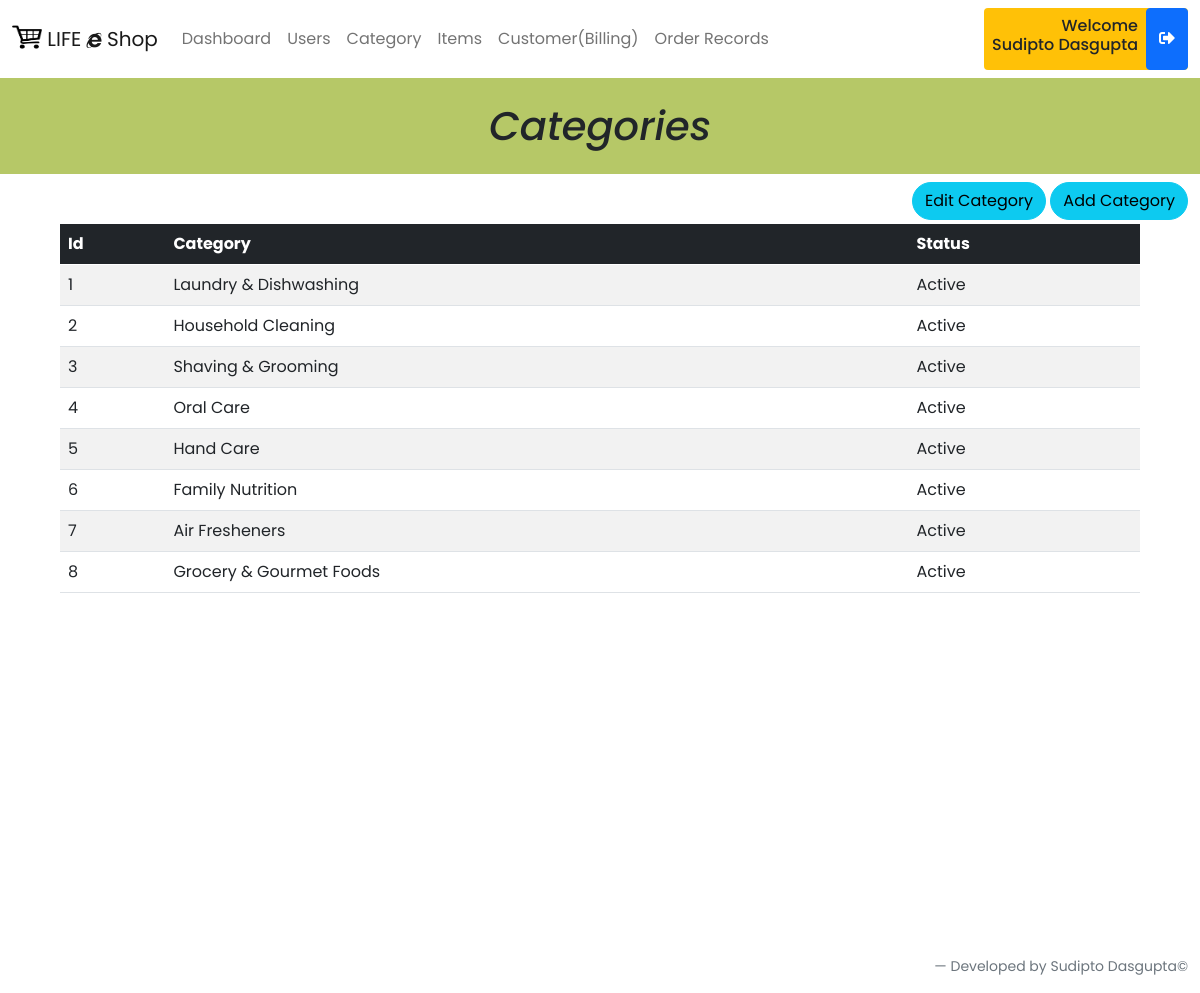
Screenshot of /lib/category (signed in) with the database file from the repository.
### tables this page shows
CREATE TABLE `category` (
  `id` int(11) NOT NULL,
  `name` varchar(255) NOT NULL,
  `status` int(11) NOT NULL
);

### lib/category/index.php (the view, shortened to what this page needs)
<?php
require_once "management_panel.php";
?>
<!DOCTYPE html>
<head>
</head>
<body>
    <h1 class="text-center p-4" style="background-color:#B6C867"><i>Categories</i></h1>
    <div class="container-fluid">
        <div class="text-end mb-1">
            <a class="btn btn-info rounded-pill" href="editcategory.php">Edit Category</a>
            <a class="btn btn-info rounded-pill" href="add_category.php">Add Category</a>
        </div>
        <div class="px-md-5">
            <div class="table-responsive tablerep">
                <table class="table table-striped align-middle">
                    <thead class="table-dark">
                        <tr>
                            <th scope="col">Id</th>
                            <th scope="col">Category</th>
                            <th scope="col">Status</th>
                        </tr>
                    </thead>
                    <tbody>
                        <?php
$sql = "SELECT * FROM category";
$result = $db_conn->query($sql);
if ($result->num_rows > 0) {
    while ($row = $result->fetch_assoc()) {
        if ($row["status"] == 1) {
            $catstat = "Active";
        } else {
            $catstat = "Disabled";
        }
        ?>
                        <tr>
                            <td><?php echo $row["id"]; ?></td>
                            <td><?php echo $row["name"]; ?></td>
                            <td><?php echo $catstat; ?></td>
                        </tr>
                        <?php
}
} else {echo "0 results";}
?>
                    </tbody>
                </table>
            </div>
        </div>
        <?php
require_once "footer.php";?>
</body>
</html>

### assets/style/style.css (style rules this page uses)
* { font-family: 'Poppins', sans-serif; }
th { position: sticky; top: 0; }
.tablerep { overflow-y: auto; height: 700px; }

### rows the page displays
category: id "1", name "Laundry & Dishwashing", status "Active"
category: id "2", name "Household Cleaning", status "Active"
category: id "3", name "Shaving & Grooming", status "Active"
category: id "4", name "Oral Care", status "Active"
category: id "5", name "Hand Care", status "Active"
category: id "6", name "Family Nutrition", status "Active"
category: id "7", name "Air Fresheners", status "Active"
category: id "8", name "Grocery & Gourmet Foods", status "Active"

### other values shown
$_SESSION['name'] "Sudipto Dasgupta"
